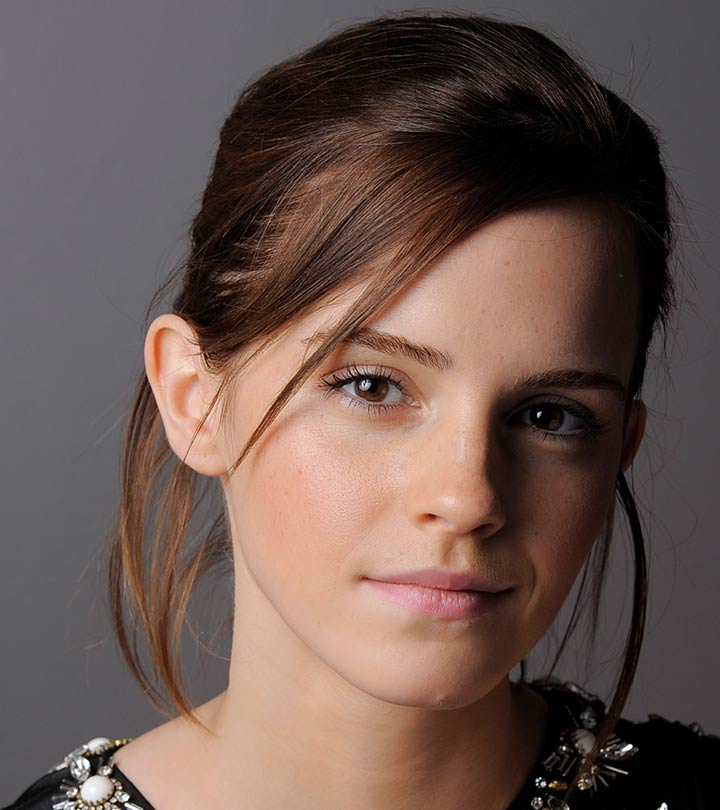
#> input picture a1images/emma.jpg, 720 x 810 px
$ jupyter execute Untitled.ipynb
#> lines starting #> are read from the running program, lines starting #| are printed output that depends on the picture
<h1 style="color:blue; font-size:40px; text-align:center;">
EN 3160 Assignment 1 on Intensity Transformations and Neighborhood Filtering
</h1>

<h3 style="color:gray; font-size:24px; text-align:center;">
Index: 220276V    Name: Jayathissa M.P.N.V.
</h3>

[cell 1]
import cv2 as cv
import numpy as np
import matplotlib.pyplot as plt

## Question 1 :

[cell 2]
# Import Emma Image
emma = cv.imread('a1images/emma.jpg', cv.IMREAD_GRAYSCALE)
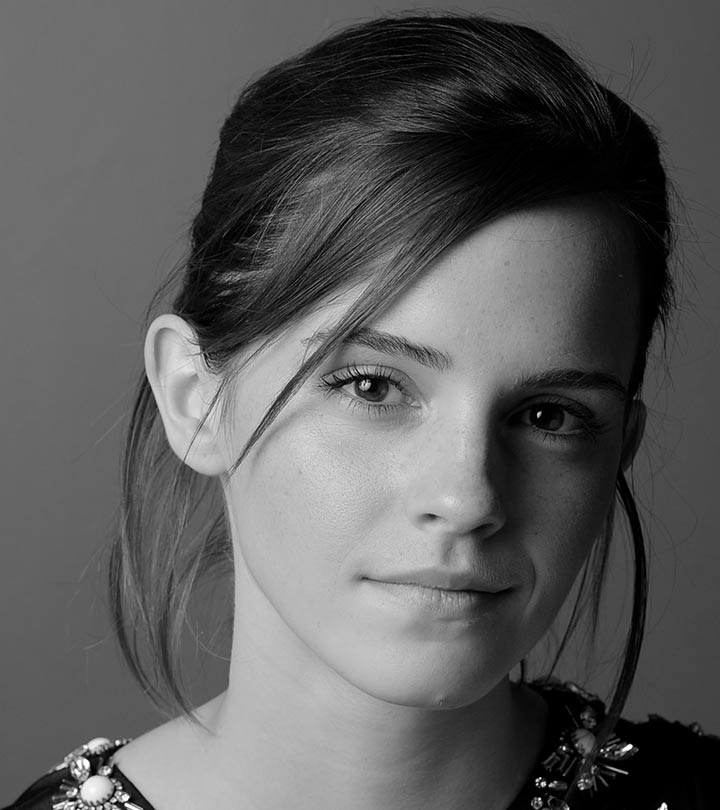
#> emma: shape (810, 720); min 0, max 255, mean 92.3
# Display the imported image
fig, ax = plt.subplots(1, 1, figsize=(6, 6))
ax.imshow(emma, cmap='gray', vmin=0, vmax=255)
plt.axis('off')
plt.show()

[cell 3]
# Design the transformation Filter

# Control points
c = np.array([(50, 100), (150, 255)])

#Create evenly spaced values for time stamps needed
t1 = np.linspace(0, c[0,0], c[0,0] + 1 - 0).astype('uint8')
print(len(t1))
t2 = np.linspace(c[0,1] + 1, c[1,1], c[1,0] - c[0,0]).astype('uint8')
print(len(t2))
t3 = np.linspace(c[1,0] + 1, c[1,1], c[1,1] - c[1,0]).astype('uint8')
print(len(t3))

# Concatenate all segments to create the transformation array
t = np.concatenate((t1, t2, t3), axis=0).astype('uint8')
print(t.shape)

# Plot the array
plt.figure(figsize=(5, 5))
plt.plot(t)
plt.xlabel("Input intensity")
plt.xlim(0, 255)
plt.ylim(0, 255)
plt.ylabel("Output intensity")
plt.grid(True)
plt.show()
#> figure, not shown here; curve peaks at x = 150, y = 255

[cell 4]
# Transform the image
emma_transformed = t[emma]
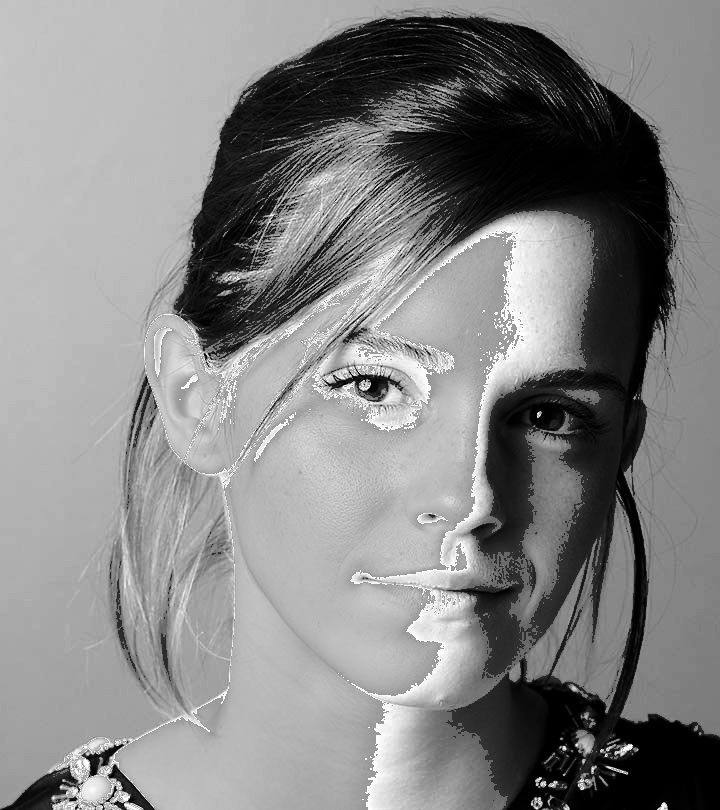
#> emma_transformed: shape (810, 720); min 0, max 255, mean 132.9

#Display transformed image
plt.figure(figsize=(6, 6))
plt.imshow(emma_transformed, cmap='gray', vmin=0, vmax=255)
plt.axis('off')
plt.show()

[cell 5]
# Display the transformed image

fig, ax = plt.subplots(1, 2, figsize=(8, 6))
ax[0].imshow(emma, cmap='gray', vmin=0, vmax=255)
ax[0].set_title('Original Image')
ax[0].axis("off")
ax[1].imshow(emma_transformed, cmap='gray', vmin=0, vmax=255)
ax[1].set_title('Transformed Image')
ax[1].axis("off")

plt.tight_layout()
plt.show()

## Question 2 :

[cell 6]
# import the image
brain = cv.imread('a1images/brain_proton_density_slice.png', cv.IMREAD_GRAYSCALE)
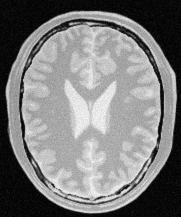
#> input picture a1images/brain_proton_density_slice.png, 181 x 217 px
#> brain is the input picture: shape (217, 181); min 0, max 251, mean 123.7

# Display the imported image
fig, ax = plt.subplots(1, 1, figsize=(6, 6))
ax.imshow(brain, cmap='gray', vmin=0, vmax=255)
plt.axis('off')
plt.show()

#### White Matter

[cell 7]
# define the gaussian pulse

mu = 200
sigma = 20
x = np.linspace(0, 255, 256)
t = 255 * np.exp(-((x - mu)**2) / (2 * sigma**2))

# Ensure the output is in the valid range for image intensities [0, 255]
t = np.clip(t, 0, 255)

print(t.shape)

# Plot the array
plt.figure(figsize=(5, 5))
plt.plot(t)
plt.xlabel("Input intensity")
plt.xlim(0, 255)
plt.ylim(0, 255)
plt.ylabel("Output intensity")
plt.grid(True)
plt.show()
#> figure, not shown here; curve peaks at x = 200, y = 255

[cell 8]
# Transformation of the picture

white = t[brain]
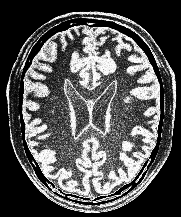
#> white: shape (217, 181) float64; min 4.92e-20, max 255, mean 85

# Display the image
plt.figure(figsize=(5, 5))
plt.imshow(white, cmap='gray', vmin=0, vmax=255)
plt.axis('off')
plt.show()

[cell 9]
# Plot the picture

#### Gray Matter

[cell 10]
# define the gaussian pulse
mu = 150
sigma = 20
x = np.linspace(0, 255, 256)
t = 255 * np.exp(-((x - mu)**2) / (2 * sigma**2))

# Ensure the output is in the valid range for image intensities [0, 255]
t = np.clip(t, 0, 255)

print(t.shape)

# Plot the array
plt.figure(figsize=(5, 5))
plt.plot(t)
plt.xlabel("Input intensity")
plt.xlim(0, 255)
plt.ylim(0, 255)
plt.ylabel("Output intensity")
plt.grid(True)
plt.show()
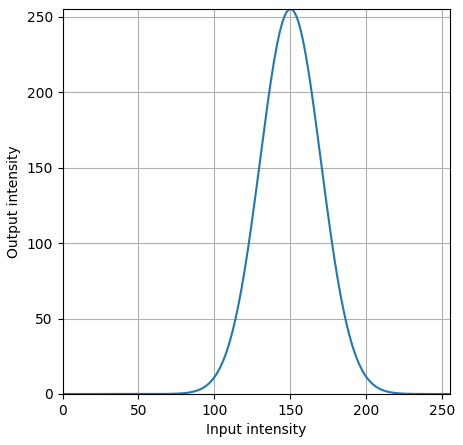
#> figure drawn by matplotlib, 1 panel; curve peaks at x = 150, y = 255

[cell 11]
# Transformation of the picture

gray = t[brain]
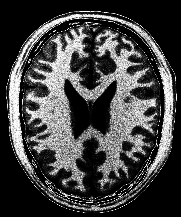
#> gray: shape (217, 181) float64; min 1.56e-10, max 255, mean 67.6

# Display the image
plt.figure(figsize=(5, 5))
plt.imshow(gray, cmap='gray', vmin=0, vmax=255)
plt.axis('off')
plt.show()

[cell 12]
# Plot the picture

[cell 13]
# Plot three images

fig, ax = plt.subplots(1, 3, figsize=(6, 6))
ax[0].imshow(brain, cmap='gray', vmin=0, vmax=255)
ax[0].set_title('Original Image')
ax[0].axis("off")
ax[1].imshow(white, cmap='gray', vmin=0, vmax=255)
ax[1].set_title('White Matter')
ax[1].axis("off")
ax[2].imshow(gray, cmap='gray', vmin=0, vmax=255)
ax[2].set_title('Gray Matter')
ax[2].axis("off")


plt.tight_layout()
plt.show()

## Question 3:

[cell 14]
# Import image
imq3_bgr = cv.imread('a1images/highlights_and_shadows.jpg')
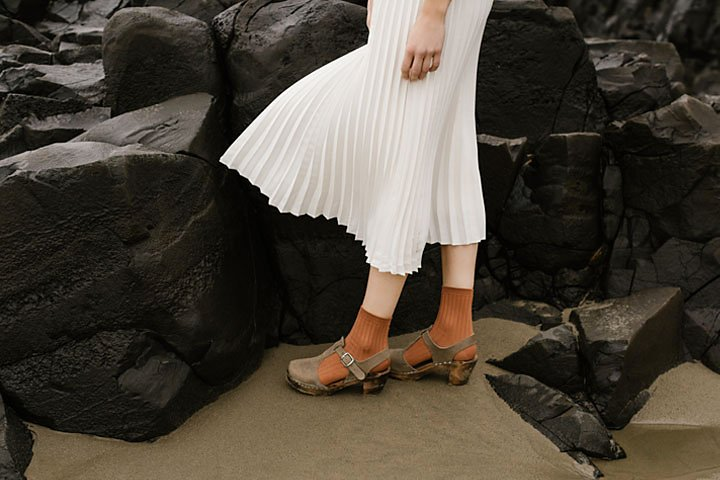
#> input picture a1images/highlights_and_shadows.jpg, 720 x 480 px
#> imq3_bgr is the input picture: shape (480, 720, 3); mean B, G, R 58.1, 68.6, 75.7

# Display the imported image
fig, ax = plt.subplots(1, 1, figsize=(6, 6))
ax.imshow(imq3_bgr, cmap='gray', vmin=0, vmax=255)
plt.axis('off')
plt.show()

imq3_lab = cv.cvtColor(imq3_bgr, cv.COLOR_BGR2LAB)
#> imq3_lab: shape (480, 720, 3); mean of channels 0, 1, 2 71.3, 129.1, 135
imq3_rgb = cv.cvtColor(imq3_bgr, cv.COLOR_BGR2RGB)


fig, ax = plt.subplots(1, 1, figsize=(6, 6))
ax.imshow(imq3_rgb, cmap='gray', vmin=0, vmax=255)
plt.axis('off')
plt.show()

fig, ax = plt.subplots(1, 1, figsize=(6, 6))
ax.imshow(imq3_lab, cmap='gray', vmin=0, vmax=255)
plt.axis('off')
plt.show()

#### Apply Gamma Correction

[cell 15]
# Split the image in to L*a*b* color space
L,a,b = cv.split(imq3_lab)
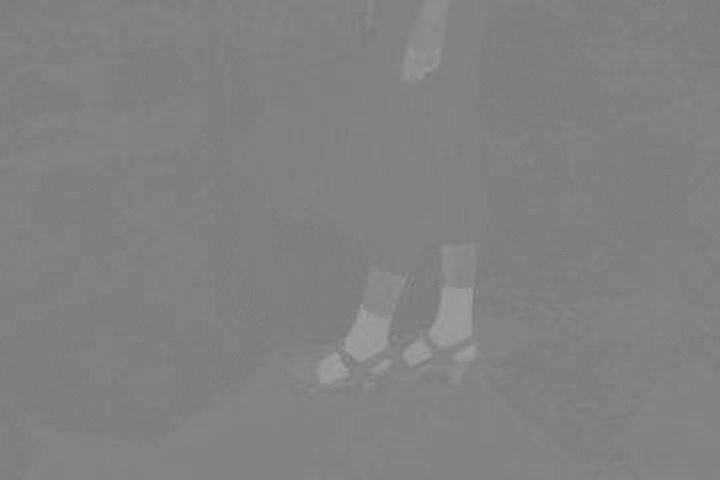
#> a: shape (480, 720); min 119, max 160, mean 129.1

# Define and apply gamma transformation
gamma = 0.5
t = np.array([(i/255.0)**(gamma)*255 for i in np.arange(0, 256)]).astype('uint8')
L_modified = cv.LUT(L, t)

# Merge the channels
merged = cv.merge([L_modified, a, b])
#> merged: shape (480, 720, 3); mean of channels 0, 1, 2 117.3, 129.1, 135
imq3_modified = cv.cvtColor(merged, cv.COLOR_LAB2RGB)
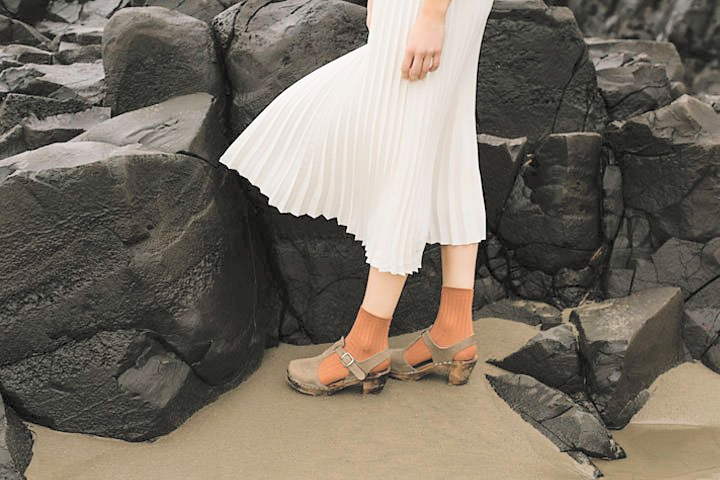
#> imq3_modified: shape (480, 720, 3); mean R, G, B 118.8, 111.1, 100.2

[cell 16]
# Create a figure and axes
fig, axs = plt.subplots(1, 2, figsize=(8, 6))

# Plot the first image
axs[0].imshow(imq3_rgb)
axs[0].set_title('Original')
axs[0].axis('off')  # Turn off the axis

# Plot the second image
axs[1].imshow(imq3_modified)
axs[1].set_title(f'Gamma Corrected (γ={gamma})')
axs[1].axis('off')  # Turn off the axis

# Show the plot
plt.tight_layout()
plt.show()

#### Histogram Computation

[cell 17]
# Compute the histograms for both images
hist1 = cv.calcHist([L], [0], None, [256], [0, 256])
#> hist1 = 256 values, max 13634 at index 12, min 0 at index 4, mean 1350
hist2 = cv.calcHist([L_modified], [0], None, [256], [0, 256])
#> hist2 = 256 values, max 13634 at index 55, min 0 at index 1, mean 1350

L_flat = L.flatten()
L_modified_flat = L_modified.flatten()

# Create a figure with two subplots
plt.figure(figsize=(10, 5))

# First subplot: Histogram of the first image
plt.subplot(1, 2, 1)
plt.hist(L_flat, bins=256, range=(0, 256), color='black', alpha=0.9)
plt.title('Original L plane')
plt.xlabel('Pixel Intensity')
plt.ylabel('Frequency')
plt.xlim([0, 256])

# Second subplot: Histogram of the second image
plt.subplot(1, 2, 2)
plt.hist(L_modified_flat, bins=256, range=(0, 256), color='black', alpha=0.9)
plt.title('Gamma corrected L plane')
plt.xlabel('Pixel Intensity')
plt.ylabel('Frequency')
plt.xlim([0, 256])

# Display the plots side by side
plt.tight_layout()  # Adjusts the spacing between subplots for a neat layout
plt.show()
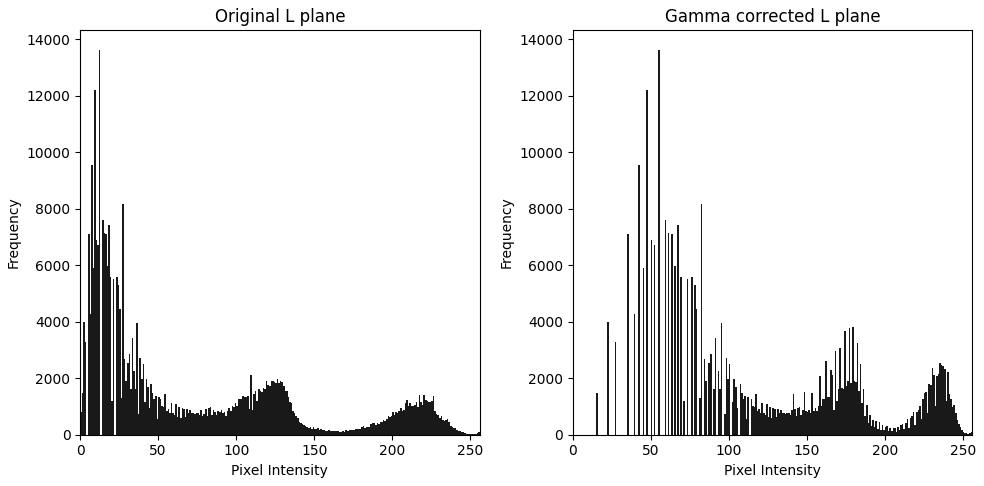
#> figure drawn by matplotlib, 2 panels; panel 1: tallest bar 13634 high, from x = 12 to 13; panel 2: tallest bar 13634 high, from x = 55 to 56
